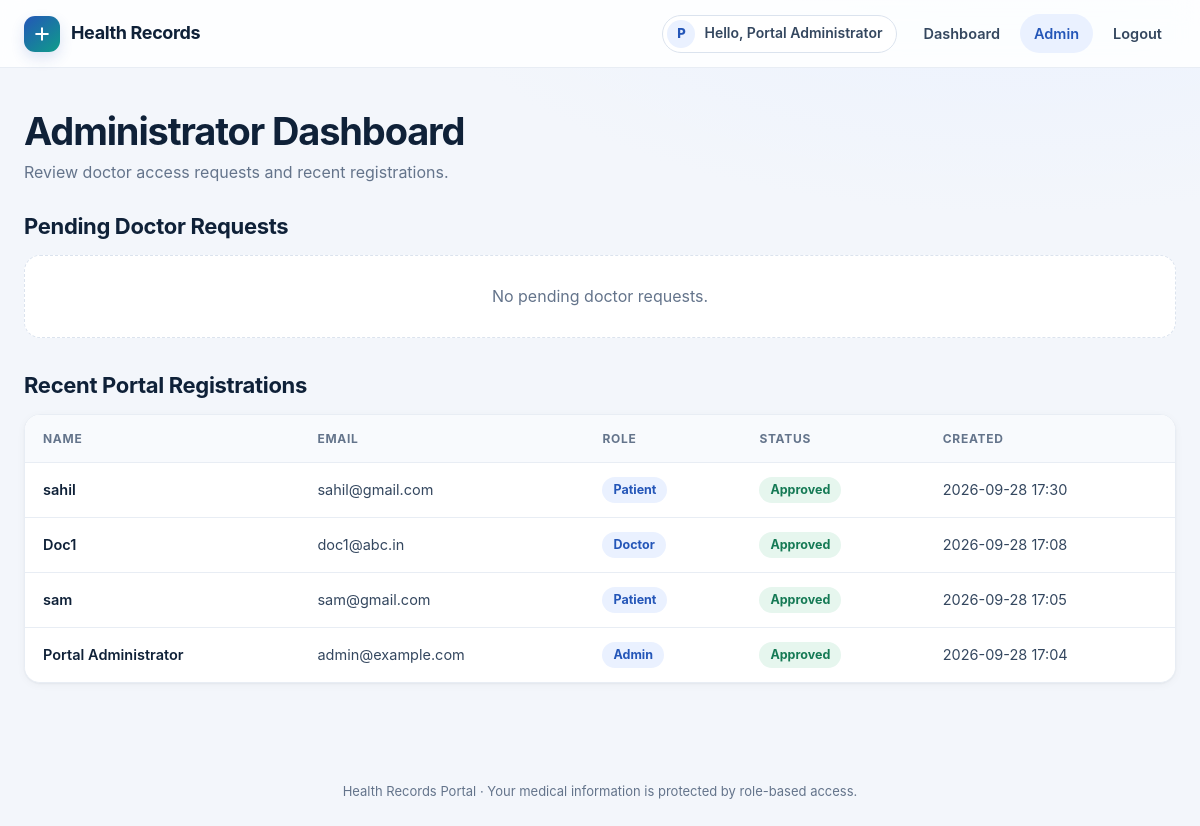
The page /admin (signed in) on the database its author committed.
### models.py (models this page shows, shortened)
class User(UserMixin, db.Model):
    __tablename__ = "users"
    id = db.Column(db.Integer, primary_key=True)
    name = db.Column(db.String(80), nullable=False)
    email = db.Column(db.String(120), unique=True, nullable=False, index=True)
    password = db.Column(db.String(255), nullable=False)
    role = db.Column(db.String(20), nullable=False,
                     default="patient", index=True)
    status = db.Column(db.String(20), nullable=False,
                       default="approved", index=True)
    doctor_license = db.Column(db.String(100), unique=True, nullable=True)
    patient_code = db.Column(db.String(20), unique=True,
                             nullable=True, index=True)
    created_at = db.Column(
        db.DateTime, default=lambda: datetime.now(timezone.utc))
    uploaded_records = db.relationship(
        "Record", foreign_keys="Record.doctor_id", back_populates="doctor",
        cascade="all, delete-orphan"
    )
    patient_records = db.relationship(
        "Record", foreign_keys="Record.patient_id", back_populates="patient",
        cascade="all, delete-orphan"
    )
    assignments_as_doctor = db.relationship(
        "PatientAssignment", foreign_keys="PatientAssignment.doctor_id",
        back_populates="doctor", cascade="all, delete-orphan"
    )
    assignments_as_patient = db.relationship(
        "PatientAssignment", foreign_keys="PatientAssignment.patient_id",
        back_populates="patient", cascade="all, delete-orphan"
    )
    @property
    def is_active(self):
        return self.status == "approved"

### app.py (the view)
@app.route("/admin")
@role_required("admin")
def admin_dashboard():
    pending = User.query.filter_by(role="doctor", status="pending").order_by(
        User.created_at.asc()).all()
    recent = User.query.order_by(User.created_at.desc()).limit(25).all()
    return render_template("admin_dashboard.html", pending=pending, recent=recent)

### app.py (called while the page is built)
@login_manager.user_loader
def load_user(user_id):
    try:
        return db.session.get(User, int(user_id))
    except (TypeError, ValueError):
        return None

def role_required(*roles):
    def decorator(view):
        @wraps(view)
        @login_required
        def wrapped(*args, **kwargs):
            if not current_user.is_active or current_user.role not in roles:
                abort(403)
            return view(*args, **kwargs)
        return wrapped
    return decorator

@app.after_request
def security_headers(response):
    response.headers["X-Content-Type-Options"] = "nosniff"
    response.headers["X-Frame-Options"] = "DENY"
    response.headers["Referrer-Policy"] = "strict-origin-when-cross-origin"
    response.headers["Permissions-Policy"] = "camera=(), microphone=(), geolocation=()"
    response.headers["Content-Security-Policy"] = (
        "default-src 'self'; "
        "base-uri 'self'; "
        "form-action 'self'; "
        "frame-ancestors 'none'; "
        "object-src 'none'; "
        "img-src 'self' data:; "
        "style-src 'self'; "
        "script-src 'self'"
    )
    if request.is_secure or app.config["SESSION_COOKIE_SECURE"]:
        response.headers["Strict-Transport-Security"] = "max-age=31536000; includeSubDomains"
    return response

### templates/admin_dashboard.html (shortened to what this page needs)
{% extends "base.html" %}
{% block content %}
<div class="page-header">
    <div>
        <h1>Administrator Dashboard</h1>
        <p class="page-subtitle">Review doctor access requests and recent registrations.</p>
    </div>
</div>
<section class="section-block first">
    <h2>Pending Doctor Requests</h2>
    {% if pending %}
    <div class="table-wrap">
        <table>
            <tr><th>Name</th><th>Email</th><th>License</th><th>Requested</th><th>Action</th></tr>
            {% for doctor in pending %}
            <tr>
                <td>{{ doctor.name }}</td>
                <td>{{ doctor.email }}</td>
                <td>{{ doctor.doctor_license }}</td>
                <td>{{ doctor.created_at.strftime("%Y-%m-%d %H:%M") }}</td>
                <td class="actions">
                    <form method="post" action="{{ url_for('review_doctor', user_id=doctor.id, action='approve') }}">
                        <input type="hidden" name="csrf_token" value="{{ csrf_token() }}">
                        <button class="btn small" type="submit">Approve</button>
                    </form>
                    <form method="post" action="{{ url_for('review_doctor', user_id=doctor.id, action='reject') }}">
                        <input type="hidden" name="csrf_token" value="{{ csrf_token() }}">
                        <button class="btn danger small" type="submit">Reject</button>
                    </form>
                </td>
            </tr>
            {% endfor %}
        </table>
    </div>
    {% else %}<div class="empty-note">No pending doctor requests.</div>{% endif %}
</section>
<section class="section-block">
    <h2>Recent Portal Registrations</h2>
    <div class="table-wrap">
        <table>
            <tr><th>Name</th><th>Email</th><th>Role</th><th>Status</th><th>Created</th></tr>
            {% for user in recent %}
            <tr>
                <td>{{ user.name }}</td>
                <td>{{ user.email }}</td>
                <td><span class="badge role">{{ user.role }}</span></td>
                <td><span class="badge {{ user.status }}">{{ user.status }}</span></td>
                <td>{{ user.created_at.strftime("%Y-%m-%d %H:%M") }}</td>
            </tr>
            {% endfor %}
        </table>
    </div>
</section>
{% endblock %}

### templates/base.html (shortened to what this page needs)
<!doctype html>
<html lang="en">
<head>
    <link rel="stylesheet" href="{{ url_for('static', filename='style.css') }}">
</head>
<body>
{% set ep = request.endpoint %}
<header class="navbar">
    <a class="logo" href="{{ url_for('index') }}">
        <span class="logo-mark" aria-hidden="true">
            <svg viewBox="0 0 24 24" fill="none" stroke="currentColor" stroke-width="2.4" stroke-linecap="round" stroke-linejoin="round"><path d="M12 5v14M5 12h14"/></svg>
        </span>
        Health Records
    </a>
    <nav>
        {% if current_user.is_authenticated %}
            <span class="user-chip">
                <span class="avatar">{{ current_user.name[:1]|upper }}</span>
                <span class="name">Hello, {{ current_user.name }}</span>
            </span>
            <a href="{{ url_for('dashboard') }}" class="{{ 'active' if ep == 'dashboard' }}">Dashboard</a>
            {% if current_user.role == 'admin' %}
                <a href="{{ url_for('admin_dashboard') }}" class="{{ 'active' if ep == 'admin_dashboard' }}">Admin</a>
            {% endif %}
            <form method="post" action="{{ url_for('logout') }}" class="inline-form">
                <button type="submit" class="link-button">Logout</button>
            </form>
        {% endif %}
    </nav>
</header>
<main class="container">
    {% block content %}{% endblock %}
</main>
<footer class="site-footer">
    Health Records Portal &middot; Your medical information is protected by role-based access.
</footer>
</body>
</html>

### rows shown on the page
User: name "P", name "Portal Administrator", email "admin@example.com", role "Admin", status "Approved", created_at "2026-09-28 17:04"
User: name "sahil", email "sahil@gmail.com", role "Patient", status "Approved", created_at "2026-09-28 17:30"
User: name "Doc1", email "doc1@abc.in", role "Doctor", status "Approved", created_at "2026-09-28 17:08"
User: name "sam", email "sam@gmail.com", role "Patient", status "Approved", created_at "2026-09-28 17:05"
